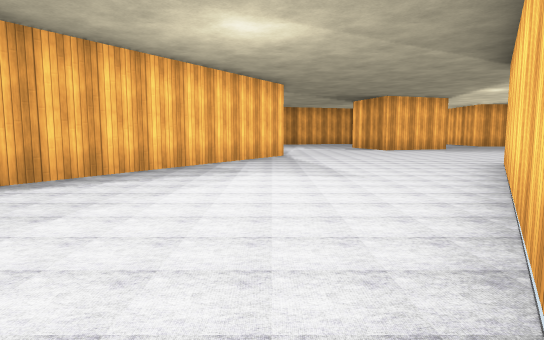
view 1 (above)

24 first-person views from a walk through a scene from a Unity 3-D project. The camera is 1.2 m above the floor, tilts 6° down and sees 75° across. The floor is counted in squares, 2 m on a side. Each view is taken from the middle of a square. On the plan, view 1 faces up. The plan holds only what a view shows up to about 10 squares ahead; the rest is blank. The player is left out. Some surface patterns are stand-ins.

view 2
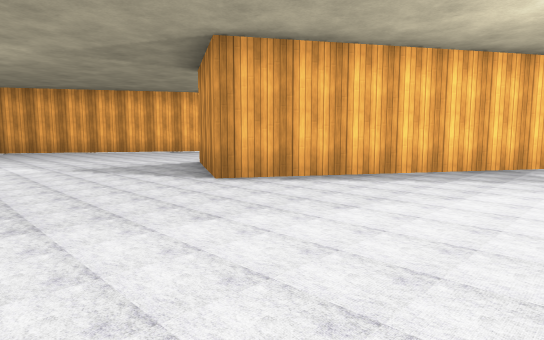

view 3
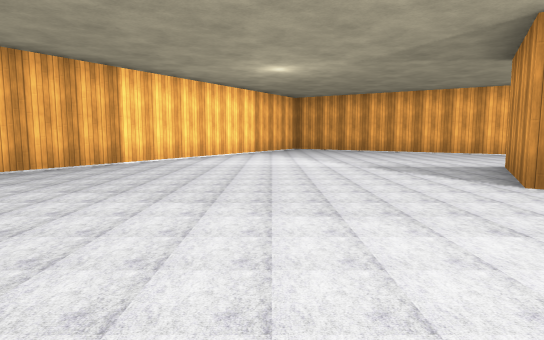

view 4
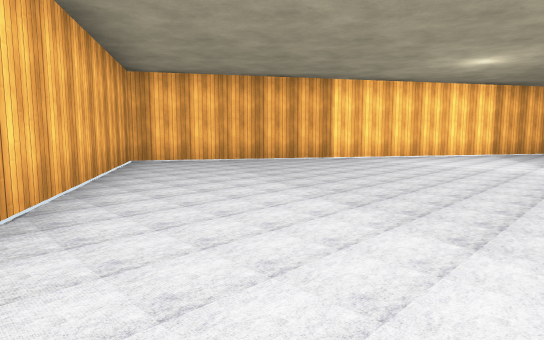

view 5
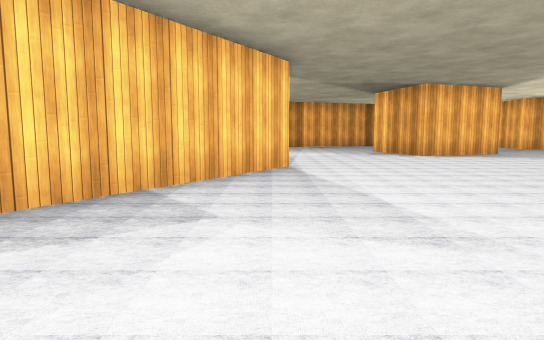

view 6
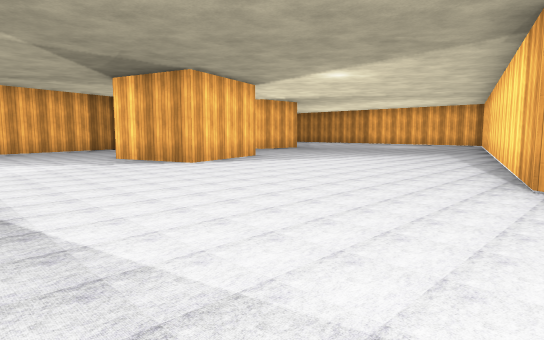

view 7
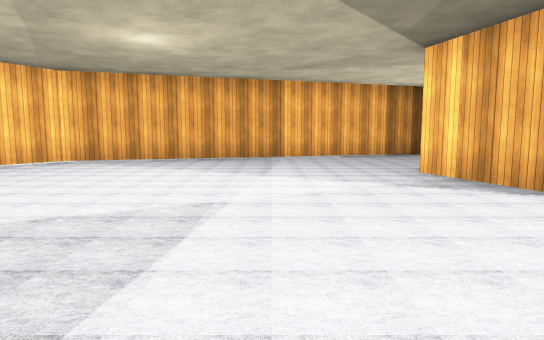

view 8
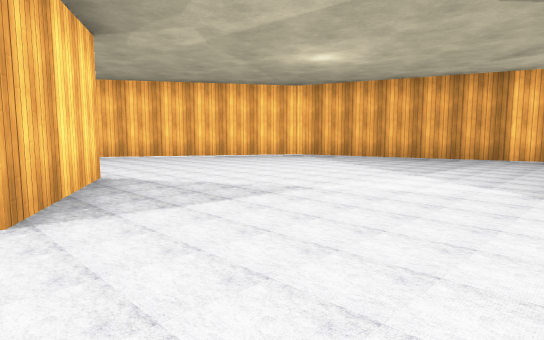

view 9
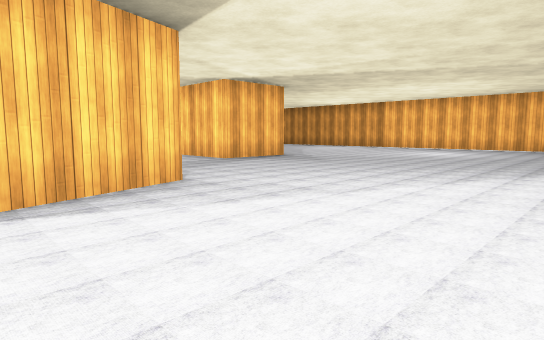

view 10
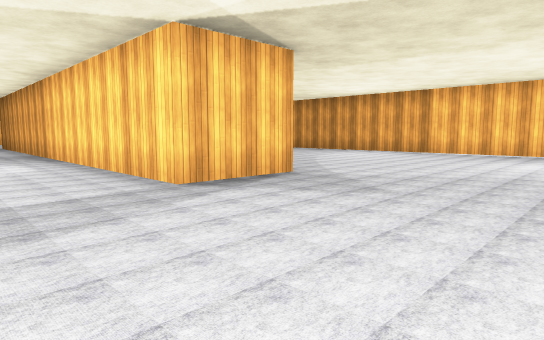

view 11
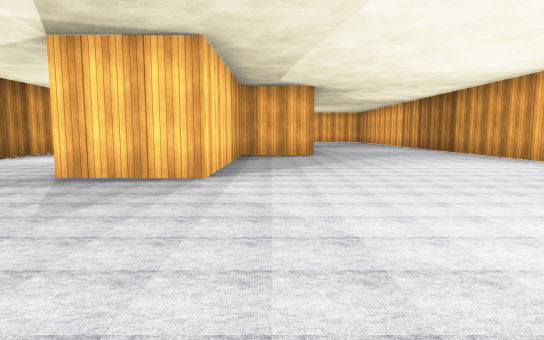

view 12
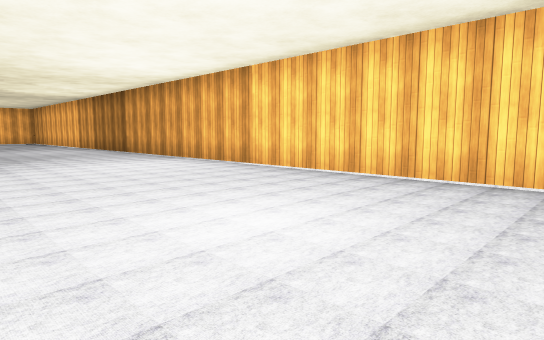

view 13
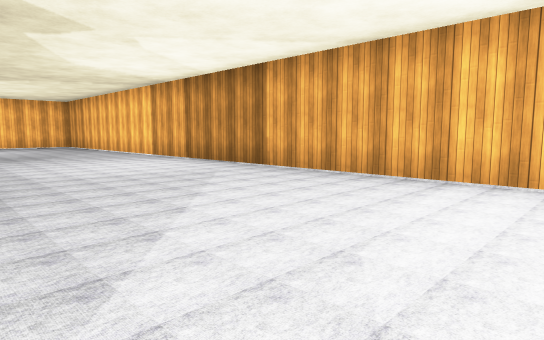

view 14
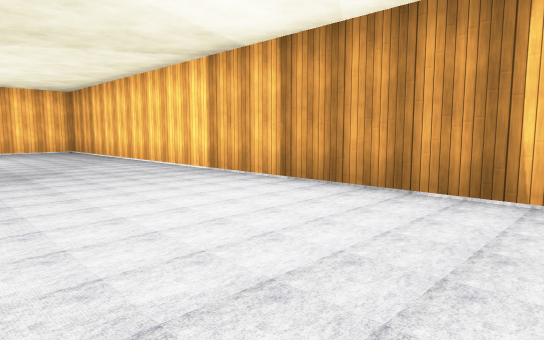

view 15
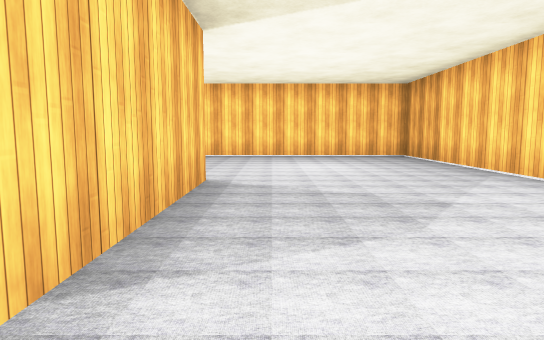

view 16
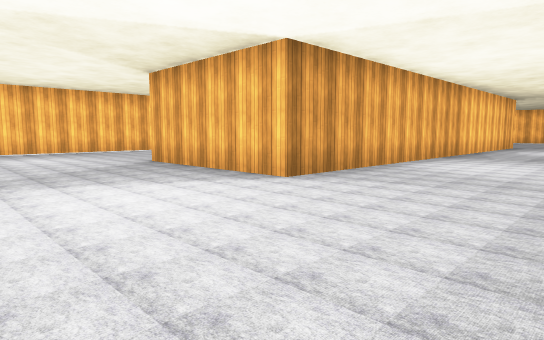

view 17
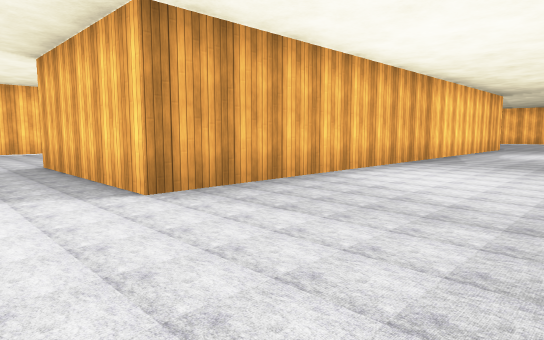

view 18
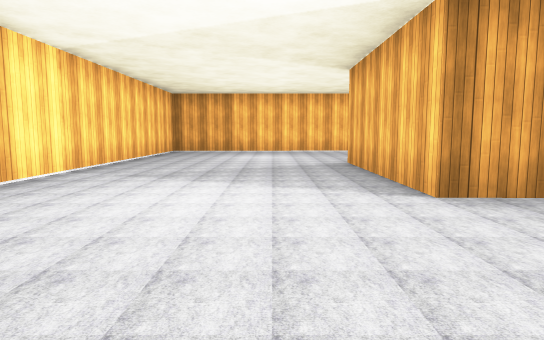

view 19
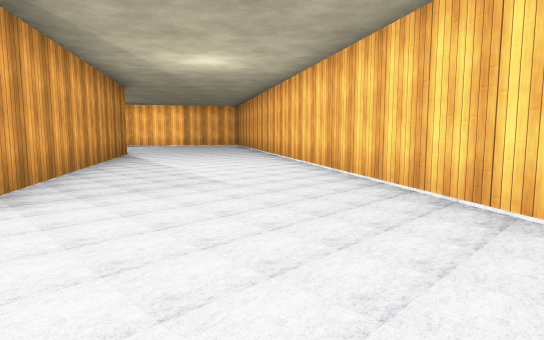

view 20
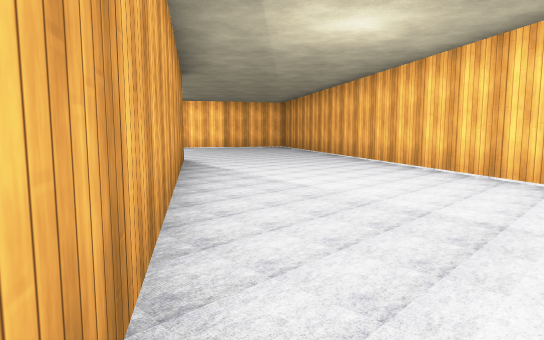

view 21
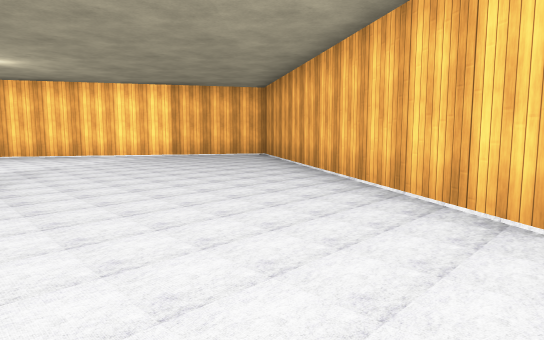

view 22
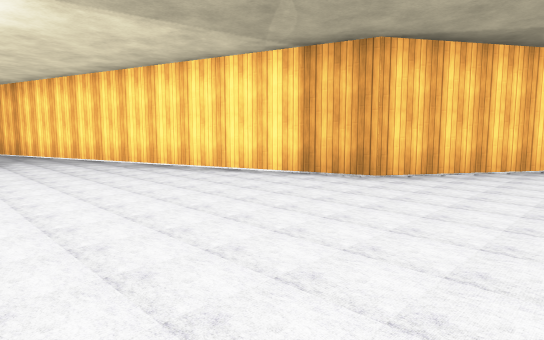

view 23
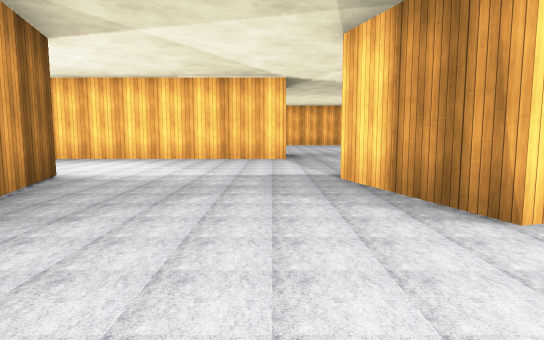

view 24
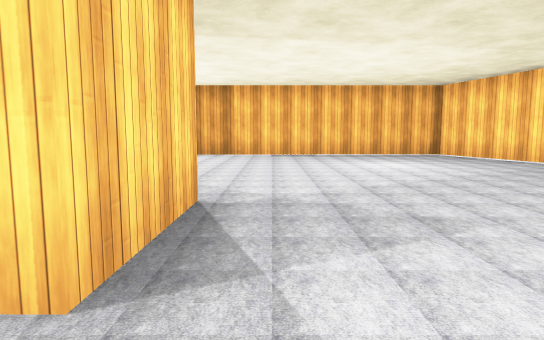

### Floor plan
Points are (right, up) in squares from view 1. A wall is a line through its corners. A room is listed if a view was taken in it or the views show most of it. See-through windows are left out.
Room 1 (views 1, 2, 3, 4, 5, 6, 7, 8, 9, 10, 11, 12, 13, 14, 15, 16, 17, 18, 19, 20, 21, 22, 23, 24)
walls: (6.4, 13) (3.9, 12.2) (3.3, 14.4) (5.7, 15.1); (5.8, 20) (5.8, 19) (-3.3, 16.2) (-12.9, 0.8) (-3.1, -5.3) (-0.3, -0.8); (0.3, 9.4) (-3.8, 2.8) (-6.2, 4.1) (-1.9, 10.7) (0.3, 9.4); (13.2, 20.6) (11.2, 20.5) (11.1, 15.7) (9.1, 15.7) (9.2, 28.5) (13.2, 28.5) (13.2, 25); (0.8, 1) (4.4, 6.6) (17.5, 10.5) (17.4, 33.2) (16.9, 33.2)

Where each view was taken, in squares from view 1:
view 1: 0 up, 0 right, facing up
view 2: 0 up, 0 right, facing up-left
view 3: 0 up, 0 right, facing left
view 4: 2 up, 0 right, facing down-left
view 5: 3 up, 0 right, facing up
view 6: 6 up, 0 right, facing up-right
view 7: 9 up, 1 right, facing up
view 8: 9 up, 3 right, facing up-left
view 9: 9 up, 4 right, facing up-right
view 10: 12 up, 7 right, facing up-right
view 11: 11 up, 12 right, facing up
view 12: 11 up, 13 right, facing up-right
view 13: 17 up, 13 right, facing up-right
view 14: 21 up, 14 right, facing up-right
view 15: 24 up, 14 right, facing up
view 16: 32 up, 6 right, facing down-right
view 17: 30 up, 6 right, facing down-right
view 18: 30 up, 6 right, facing right
view 19: 14 up, 2 left, facing down-left
view 20: 11 up, 2 left, facing down-left
view 21: 8 up, 6 left, facing down-left
view 22: 11 up, 2 right, facing down-right
view 23: 16 up, 1 right, facing right
view 24: 15 up, 8 right, facing right
